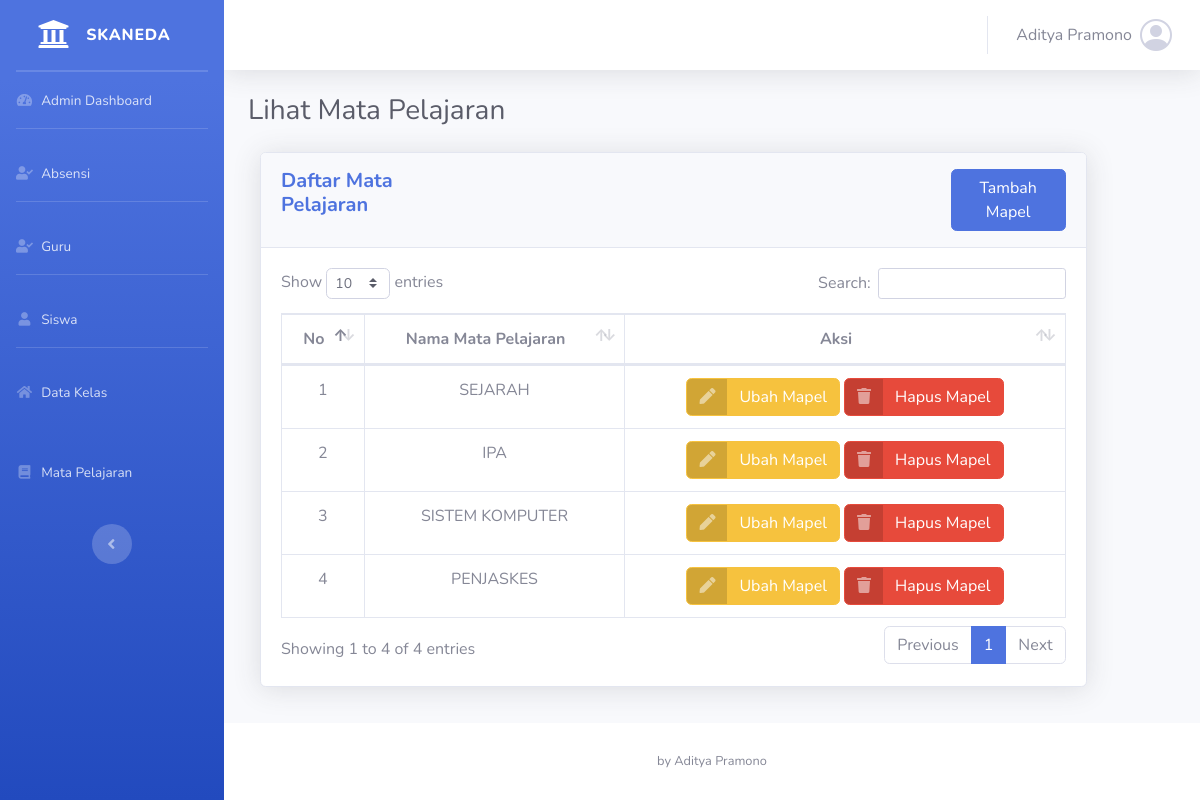
/lihat_mapel_guru.php (signed in), run on the app's committed database.
### tables this page shows
CREATE TABLE `mapel` (
  `id_mapel` int NOT NULL,
  `nama_mapel` varchar(50) NOT NULL,
  `jenis_mapel` varchar(50) DEFAULT NULL,
  `id_guru` int NOT NULL
);

### lihat_mapel_guru.php (the view, shortened to what this page needs)
<?php
include "koneksi.php";
$guru_id = $_SESSION['guru_id'];
$result = mysqli_query($koneksi, "SELECT status FROM guru WHERE id_guru = '$guru_id'");
$row = mysqli_fetch_assoc($result);
$guru_status = $row["status"];
?>
<!DOCTYPE html>
<html lang="en">
<head>
    <link href="vendor/fontawesome-free/css/all.min.css" rel="stylesheet" type="text/css">
    <link href="css/sb-admin-2.min.css" rel="stylesheet">
    <link href="vendor/datatables/dataTables.bootstrap4.min.css" rel="stylesheet">
    <link rel="stylesheet" href="https://cdn.jsdelivr.net/npm/bootstrap-icons@1.11.3/font/bootstrap-icons.min.css">
</head>
<body id="page-top">
    <div id="wrapper">
        <?php include "./sidebar.php" ?>
        <div id="content-wrapper" class="d-flex flex-column">
            <div id="content">
                <?php include "./navbar.php" ?>
                <div class="container-fluid">
                    <h1 class="h3 mb-4 text-gray-800">Lihat Mata Pelajaran </h1>
                    <div class="col-md-11">
                        <div class="card shadow mb-4">
                            <div class="card-header py-3 d-flex" style="gap: 499px">
                                <h5 class="m-0 font-weight-bold text-primary">Daftar Mata Pelajaran </h5>
                                <?php if ($guru_status === "admin") { ?>
                                    <button class="btn btn-primary text-white">
                                        <a href="tambah_mapel.php" class="text-white">Tambah Mapel</a>
                                    </button>
                                <?php } ?>
                            </div>
                            <div class="card-body">
                                <div class="table-responsive">
                                    <table class="table table-bordered" id="dataTable" width="100%" cellspacing="0">
                                        <thead>
                                            <tr align="center">
                                                <th>No</th>
                                                <th>Nama Mata Pelajaran</th>
                                                <th>Aksi</th>
                                            </tr>
                                        </thead>
                                        <tbody align="center">
                                            <?php
                                            $sql = "SELECT * FROM mapel WHERE id_guru = '$guru_id'";
                                            $query = mysqli_query($koneksi, $sql);
                                            $i = 1;
                                            while ($data = mysqli_fetch_array($query)) {
                                                $nama = $data["nama_mapel"];
                                                ?>
                                                <tr>
                                                    <td>
                                                        <?= $i++; ?>
                                                    </td>
                                                    <td>
                                                        <?= $nama; ?>
                                                    </td>
                                                    <td>
                                                        <a href="proses_ubah_mapel.php?id_mapel=<?php echo $data['id_mapel']; ?>"
                                                            class="btn btn-warning btn-icon-split">
                                                            <span class="icon text-white-50">
                                                                <i class="fas fa-pen"></i>
                                                            </span>
                                                            <span class="text">Ubah Mapel</span>
                                                        </a>
                                                        <a href="proses_hapus_mapel.php?id_mapel=<?php echo $data['id_mapel']; ?>"
                                                            class="btn btn-danger btn-icon-split"
                                                            onclick="return confirm('Apakah Anda yakin ingin menghapus mapel ini?');">
                                                            <span class="icon text-white-50">
                                                                <i class="fas fa-trash"></i>
                                                            </span>
                                                            <span class="text">Hapus Mapel</span>
                                                        </a>
                                                    </td>
                                                </tr>
                                            <?php } ?>
                                        </tbody>
                                    </table>
                                </div>
                            </div>
                        </div>
                    </div>
                </div>
            </div>
            <?php include "./footer.php" ?>
        </div>
    </div>
</body>
</html>

### data on the page
mapel: nama_mapel "SEJARAH"
mapel: nama_mapel "IPA"
mapel: nama_mapel "SISTEM KOMPUTER"
mapel: nama_mapel "PENJASKES"

### other printed values
$guru_name "Aditya Pramono"
